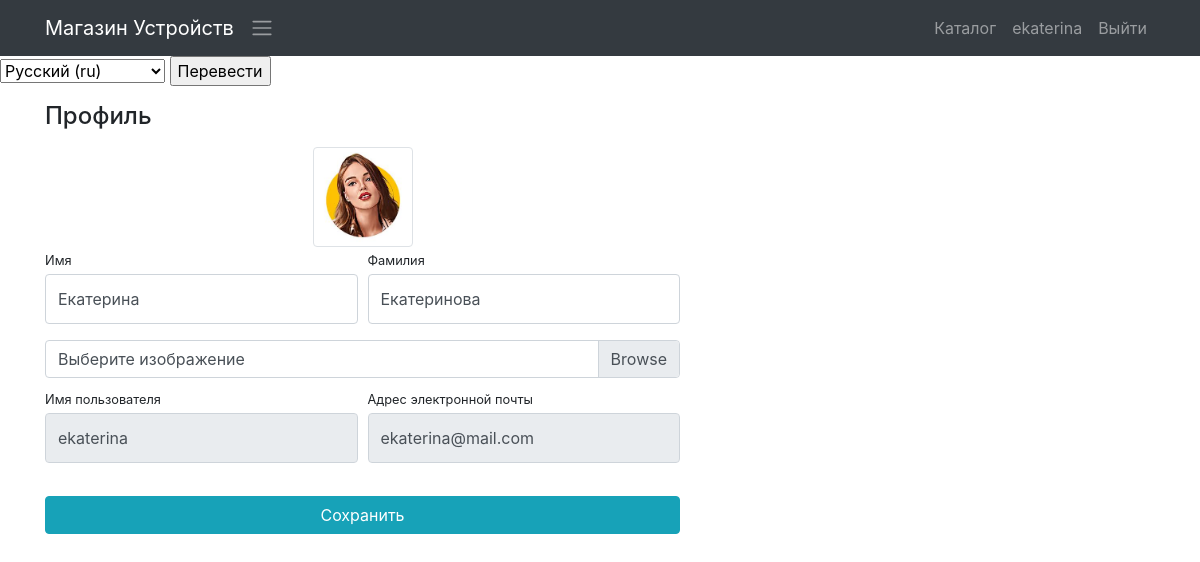
Page /users/profile/ (signed in) on the committed database.
### users/models.py (models this page shows)
class User(AbstractUser):
    image = models.ImageField(upload_to='images_of_users_of_devices_shop', blank=True)

### users/views.py (the view)
# urls.py: path('profile/', views.profile, name='profile'),
@login_required(login_url='/users/login')
def profile(request):
    user = request.user
    if request.method == "POST":
        form = UserProfileForm(
            data=request.POST,
            files=request.FILES,
            instance=user)
        if form.is_valid():
            form.save()
            return redirect('profile')
    else:
        form = UserProfileForm(instance=user)
    context = {
        'form': form,
    }
    return render(request, 'users/profile.html', context)

### users/forms.py
class UserProfileForm(UserChangeForm):
    username = forms.CharField(widget=forms.TextInput(attrs={'readonly': True}))
    email = forms.CharField(widget=forms.EmailInput(attrs={'readonly': True}))
    image = forms.ImageField(widget=forms.FileInput(), required=False)
    def __init__(self, *args, **kwargs):
        super(UserProfileForm, self).__init__(*args, **kwargs)
        for field in self.fields.values():
            field.widget.attrs["class"] = "form-control py-4"
        self.fields['image'].widget.attrs['class'] = 'custom-file-input'
    class Meta:
        model = User
        fields = ('username', 'email', 'first_name', 'last_name', 'image')

### cart/context_processors.py (called while the page is built)
def cart(request):
    return {'cart': Cart(request)}

### templates/users/profile.html (shortened to what this page needs)
{% extends 'base.html' %}
{% load static %}
{% block css %}<link href="{% static 'css/profile.css' %}" rel="stylesheet">{% endblock %}
{% block content %}
<div class="container">
    <div class="row">
        <div class="col-lg-7">
            <h4 class="mt-3 mb-3">Профиль</h4>
            <div class="col-lg-12 text-center">
                <img width="100" height="100"
                     src="{% if user.image %} {{ user.image.url }} {% else %} {% static 'img/users/default.png' %} {% endif %}"
                     class="img-thumbnail">
            </div>
            <form action="{% url 'profile' %}" method="post" enctype="multipart/form-data">
                <div class="form-row">
                    <div class="col-lg-6">
                        <div class="form-group">
                            <label class="small mb-1"
                                   for="{{ form.first_name.id_for_label }}">
                                Имя</label>
                            {{ form.first_name }}
                        </div>
                    </div>
                    <div class="col-lg-6">
                        <div class="form-group">
                            <label class="small mb-1" for="{{ form.last_name.id_for_label }}">Фамилия</label>
                            {{ form.last_name }}
                        </div>
                    </div>
                </div>
                <div class="form-row mb-2">
                    <div class="col-lg-12">
                        <div class="custom-file">
                            <label class="custom-file-label" for="{{ form.image.id_for_label  }}">Выберите изображение</label>
                        </div>
                    </div>
                </div>
                <div class="form-row">
                    <div class="col-lg-6">
                        <label class="small mb-1" for="{{ form.username.id_for_label }}">Имя пользователя</label>
                        {{ form.username }}
                    </div>
                    <div class="col-lg-6">
                        <label class="small mb-1" for="{{ form.email.id_for_label }}">Адрес электронной
                            почты</label>
                        {{ form.email }}
                    </div>
                </div>
                <div class="form-row">
                    <div class="col-lg-12" style="margin-top: 33px;">
                        <input class="btn btn-info btn-block" type="submit" value="Сохранить">
                    </div>
                </div>
            </form>
        </div>
    </div>
</div>
{% endblock %}

### templates/base.html (shortened to what this page needs)
{% load static %}
<!DOCTYPE html>
<html lang="en">
<head>
    <link href="{% static 'vendor/bootstrap/css/bootstrap.min.css' %}" rel="stylesheet">
    {% block css %}{% endblock %}
</head>
<body>
{% load i18n %}
<form action="{% url 'set_language' %}" method="post">{% csrf_token %}
    <select name="language">
        {% get_current_language as LANGUAGE_CODE %}
        {% get_available_languages as LANGUAGES %}
        {% get_language_info_list for LANGUAGES as languages %}
        {% for language in languages %}
            <option value="{{ language.code }}"{% if language.code == LANGUAGE_CODE %} selected{% endif %}>
                {{ language.name_local }} ({{ language.code }})
            </option>
        {% endfor %}
    </select>
    <input type="submit" value="{% trans 'Перевести' %}">
</form>
<nav class="navbar navbar-expand-lg navbar-dark bg-dark fixed-top">
    <div class="container">
        <a class="navbar-brand" href="{% url 'products:index' %}">{% trans 'Магазин Устройств' %}</a>
            <span class="navbar-toggler-icon"></span>
        <div class="collapse navbar-collapse" id="navbarResponsive">
            <ul class="navbar-nav ml-auto">
                <li class="nav-item">
                    <a class="nav-link" href="{% url 'products:product_list' %}">{% trans 'Каталог' %}  </a>
                </li>
                {% if user.is_authenticated %}
                <li class="nav-item">
                    <a class="nav-link" href="{% url 'profile' %}" >{{ user.username }}
                    </a>
                </li>
                <li class="nav-item">
                    <a class="nav-link" href="{% url 'logout' %}">{% trans 'Выйти' %}</a>
                </li>
                {% else %}
                <li class="nav-item">
                    <a class="nav-link" href="{% url 'login' %}">{% trans 'Войти' %} <i class="fas fa-sign-in-alt"></i></a>
                </li>
                {% endif %}
            </ul>
        </div>
    </div>
</nav>
{% block content %}
{% endblock %}
</body>
</html>

### products/static/css/profile.css (style rules this page uses)
body { padding-top: 56px; }

### rows in the picture
User: username "ekaterina", image (picture), first_name "Екатерина", last_name "Екатеринова", email "ekaterina@mail.com"

### other values in the picture
form field language "Русский (ru)"
